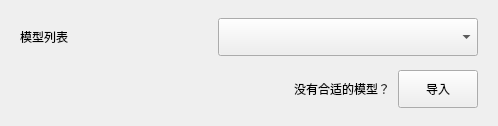
                  <widget class="QFrame" name="ModelListCard">
                   <property name="frameShape">
                    <enum>QFrame::NoFrame</enum>
                   </property>
                   <property name="panelRole" stdset="0">
                    <string>configCard</string>
                   </property>
                   <layout class="QVBoxLayout" name="verticalLayout_ModelList">
                    <property name="spacing">
                     <number>14</number>
                    </property>
                    <property name="leftMargin">
                     <number>20</number>
                    </property>
                    <property name="topMargin">
                     <number>18</number>
                    </property>
                    <property name="rightMargin">
                     <number>20</number>
                    </property>
                    <property name="bottomMargin">
                     <number>18</number>
                    </property>
                    <item>
                     <layout class="QHBoxLayout" name="horizontalLayout_Model">
                      <property name="spacing">
                       <number>8</number>
                      </property>
                      <property name="leftMargin">
                       <number>0</number>
                      </property>
                      <property name="topMargin">
                       <number>0</number>
                      </property>
                      <property name="rightMargin">
                       <number>0</number>
                      </property>
                      <property name="bottomMargin">
                       <number>0</number>
                      </property>
                      <item>
                       <widget class="QLabel" name="ModelListTitleLabel">
                        <property name="minimumSize">
                         <size>
                          <width>150</width>
                          <height>0</height>
                         </size>
                        </property>
                        <property name="text">
                         <string>模型列表</string>
                        </property>
                        <property name="role" stdset="0">
                         <string>cardTitle</string>
                        </property>
                       </widget>
                      </item>
                      <item>
                       <spacer name="horizontalSpacer_Model">
                        <property name="orientation">
                         <enum>Qt::Horizontal</enum>
                        </property>
                        <property name="sizeHint" stdset="0">
                         <size>
                          <width>40</width>
                          <height>20</height>
                         </size>
                        </property>
                       </spacer>
                      </item>
                      <item>
                       <widget class="QComboBox" name="modelComboBox">
                        <property name="minimumSize">
                         <size>
                          <width>260</width>
                          <height>38</height>
                         </size>
                        </property>
                       </widget>
                      </item>
                     </layout>
                    </item>
                    <item>
                     <layout class="QHBoxLayout" name="horizontalLayout_ImportModel">
                      <property name="spacing">
                       <number>8</number>
                      </property>
                      <property name="leftMargin">
                       <number>0</number>
                      </property>
                      <property name="topMargin">
                       <number>0</number>
                      </property>
                      <property name="rightMargin">
                       <number>0</number>
                      </property>
                      <property name="bottomMargin">
                       <number>0</number>
                      </property>
                      <item>
                       <spacer name="horizontalSpacer_ImportModelLeft">
                        <property name="orientation">
                         <enum>Qt::Horizontal</enum>
                        </property>
                        <property name="sizeHint" stdset="0">
                         <size>
                          <width>150</width>
                          <height>20</height>
                         </size>
                        </property>
                       </spacer>
                      </item>
                      <item>
                       <widget class="QLabel" name="modelHintLabel">
                        <property name="text">
                         <string>没有合适的模型？</string>
                        </property>
                        <property name="role" stdset="0">
                         <string>cardHint</string>
                        </property>
                       </widget>
                      </item>
                      <item>
                       <widget class="QPushButton" name="importModelButton">
                        <property name="minimumSize">
                         <size>
                          <width>78</width>
                          <height>38</height>
                         </size>
                        </property>
                        <property name="text">
                         <string>导入</string>
                        </property>
                       </widget>
                      </item>
                     </layout>
                    </item>
                   </layout>
                  </widget>
